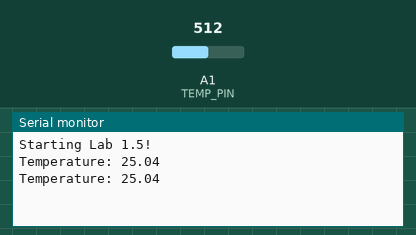
Bench run of a sketch on a simulated Arduino Uno, built with avr-gcc and run on an emulated ATmega328P. On the bench: the last lines printed to the serial monitor. The test bench sets the inputs (shaded band); at power-on: A1 (TEMP_PIN) = 512.

Above: at 5.8 s.
5.9 s: A1 (TEMP_PIN) set to 716
At 11.1 s:
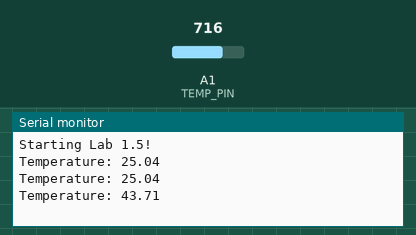
11.9 s: A1 (TEMP_PIN) set to 900
At 16.2 s:
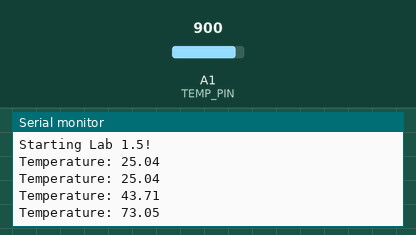
Timing chart, 0 to 17.7 s (numbered marks = the images above; inputs shaded):
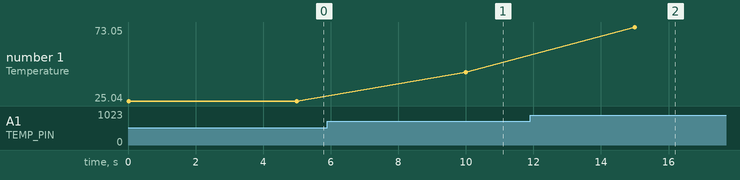

Measured:
- after the input at 5.9 s, the serial monitor: prints a new line after 4.1 s (image 1)
- after the input at 11.9 s, the serial monitor: prints a new line after 3.1 s (image 2)
- plotted number 1: 25.04 → 43.71 after the input at 5.9 s, 43.71 → 73.05 after the input at 11.9 s

The sketch:

es5.ino
```cpp
#include <math.h>

const int TEMP_PIN = A1;

const long int R0 = 100000; //Ohm
const int B = 4275; //K
const float Vcc = 1023.0;

float R = 0.0;
float T = 0.0; //Kelvin

void setup() {
  Serial.begin(9600);
  while(!Serial);
  pinMode(TEMP_PIN,INPUT);
  Serial.println("Starting Lab 1.5!");

}

void loop() {

  int sensorValue = analogRead(TEMP_PIN); // = Vsig

  R = ((Vcc/sensorValue) - 1.0)*R0;

  T = (1/((log(R/R0)/B)+(1/298.15))) - 273.15; // Temperatura in gradi celsius

  Serial.print("Temperature: ");
  Serial.println(T);

  delay(5000);

}
```
